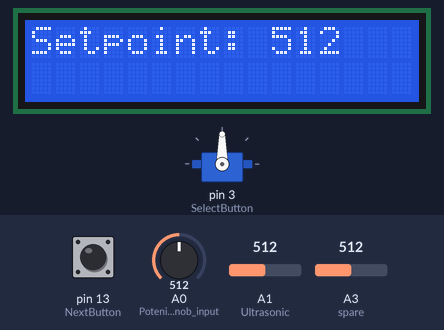
The sketch below on a simulated Arduino Uno, built with avr-gcc and run on an emulated ATmega328P. Shown: 16×2 character LCD, servo. Inputs (shaded band) come from the test bench; at power-on: pin 13 (NextButton) HIGH, A3 (spare) = 512, A0 (Poteniometer_Knob_input) = 512, A1 (Ultrasonic) = 512. What the sketch prints to the serial monitor is not drawn.

Above: at 2.7 s.
2.8 s: pin 13 (NextButton) pulled LOW for 0.15 s
At 3.9 s:
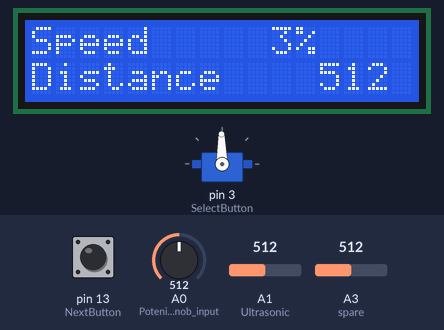
4.8 s: pin 13 (NextButton) pulled LOW for 1 s
At 6.2 s:
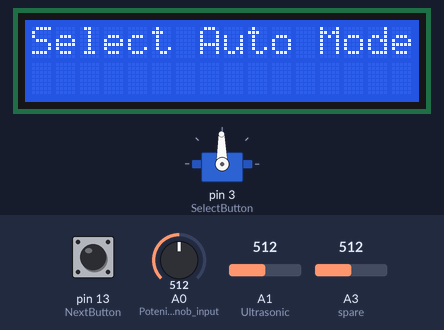
7.3 s: pin 13 (NextButton) pulled LOW for 3.2 s
At 8.9 s:
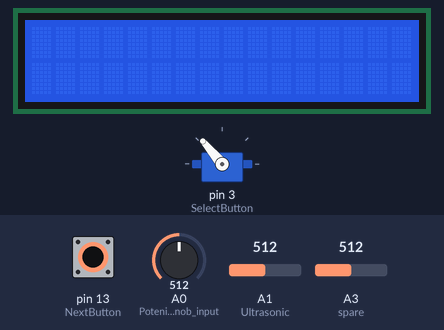
12.4 s: A3 (spare) set to 488
At 14.1 s:
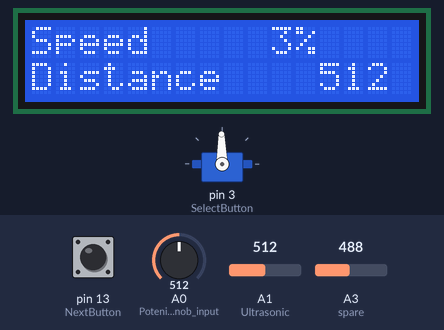
14.4 s: A0 (Poteniometer_Knob_input) set to 716
At 15.6 s:
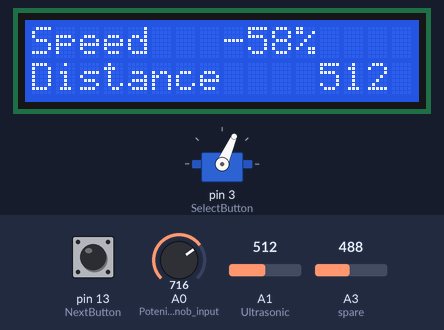
15.9 s: A0 (Poteniometer_Knob_input) set to 900
At 17.1 s:
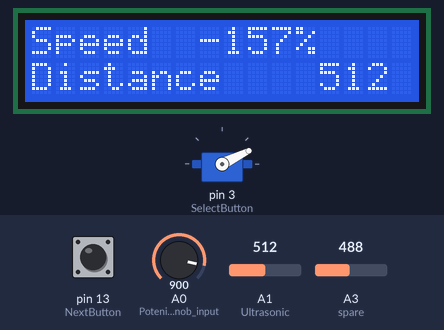
Timing chart, 0 to 18.4 s (numbered marks = the images above; inputs shaded):
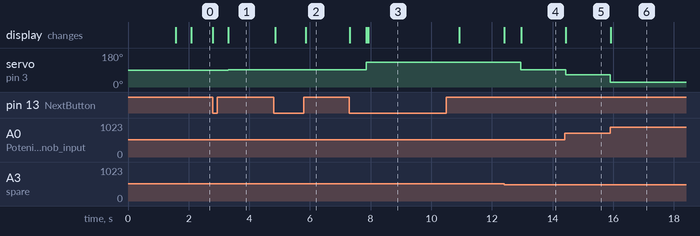

Measured:
- the behaviour switches between 501 and 500 on A3 (spare) (found by bisection; images 3 and 4)
- after the input at 2.8 s, servo on pin 3 (SelectButton): 90° → 91° after 0.51 s; the display: first changes at once (image 1 shows a later state)
- after the input at 4.8 s, the display: first changes after 0.05 s (image 2 shows a later state)
- after the input at 7.3 s, servo on pin 3 (SelectButton): 91° → 130° after 0.56 s; the display: changes at once (image 3)
- after the input at 12.4 s, servo on pin 3 (SelectButton): 130° → 91° after 0.56 s; the display: first changes at once (image 4 shows a later state)
- after the input at 14.4 s, servo on pin 3 (SelectButton): 91° → 66° at once; the display: changes at once (image 5)
- after the input at 15.9 s, servo on pin 3 (SelectButton): 66° → 26° at once; the display: changes at once (image 6)

The sketch:

PID_Pong.ino.ino
```cpp
// Arduino based debugging tool for a FIRST robot.
// Copywright FIRST Robotics Team 997 Corvallis Oregon 3/20/2013
// This code is provided free for use to any FIRST robotics team.  Feel free to modify or extend this code, but please let us
// know what you have done, and please keep a reference to our website in the code and the about menu.
// http://chsrobotics.org/

// Finally this is the start of the real code.
// Include some libraries that will be used later:
#include <LiquidCrystal.h>    // Needed to drive our LCD display
#include <Servo.h>            // For outputting PWM signals
#include <PID_v1.h>

Servo myservo1;               // create servo object to control a servo

// Define some constants to provide an easy place to remap the I/O or adjust some other variables.
// This should be handy if anyone develops custom hardware and wants to use this code.
const int PanelKnob = 0;      // analog pin used to read a potentiometer input that controls PWM
const int AnalogIO1 = 1;      // analog pin used to test various analog sensors, etc
const int NextButton = 13;    //
const int SelectButton = 3;   //
const int OptionButton1 = 0;  //
const int OptionButton2 = 1;  //
const int PWMOut1 = 3;        //
const int Debounce = 500;     // The number of miliseconds to wait to prevent skipping multiple menus
const int LoopDelay = 50;
const int servoMin = 130;     // Fast enough so the ball floats down (not too fast)
const int servoMax = 135;     // jast fast enough to have the ball float up
const int servoStop = 90;     // Servo neutral (stop) position.

// initialize the LCD library with the numbers of the interface pins. Don't change these pin numbers
// they are set up for the connections on the SuperTester board as it maps to a standard arduino uno.
LiquidCrystal lcd(8, 9, 4, 5, 6, 7);

// And define some variables needed for this particular LCD shield
int ButtonVoltage = 0;
int ButtonPressed = 0;
int Backlight = 5;
int fadeValue = 255;
int setpoint  = 0;

// Control variables for this program
int mode = 0; // Mode 0 = Manual, 1 = Autonomous
int state = 0;  // convert operations to a state machine.


// This is the tester setup function that runs at powerup.
// Any setup code that only needs to run once goes here.  This includes the splash screen which can be customized
// to show other team names or numbers.
void setup() {

  // Set up the LCD and push on the splash screen...
  lcd.begin(16, 2);              // set LCD library for the number of cols and rows on display.
  lcd.setCursor (0,0);           // set the cursor to column 0, line 0
  lcd.print("PID Pong");         // Print a Flash Screen message to the LCD.  (May be customized as desired)
  lcd.setCursor (0,1);           // Position for the second line of text
  lcd.print("v0.0");             // Print line 2 of the flash screen  (May be customized as desired)

  // Initalize some inputs and outputs
  pinMode(0, INPUT);             // spare...
  pinMode(1, INPUT);             //
  pinMode(2, INPUT);             // spare...

  digitalWrite(OptionButton1, HIGH);      // set pullup on pin for front panel option button 1
  digitalWrite(OptionButton2, HIGH);      // set pullup on pin for button 2
  digitalWrite(SelectButton, HIGH);       // set pullup on pin for the select button
  digitalWrite(NextButton, HIGH);         // set pullup for the NEXT button

  pinMode(A0, INPUT);                     // Poteniometer Knob input
  pinMode(A1, INPUT);                     // Ultrasonic (Maxbotics MAX1033) input
  pinMode(A2, INPUT);                     // spare...
  pinMode(A3, INPUT);                     // spare...

  // Wait a short time to allow the Flash Screen to be read before running the main prog.
  delay(1500);
  Clearscreen();

  // Initialize Fan Motor to off.
  pinMode(PWMOut1, OUTPUT);
  myservo1.attach(PWMOut1);        // attaches pin identified as PWMOut1 to the first servo object

  // state variables
  mode = 0;  // default is manual mode
  state = 0; // startup state

  // for debugging.  Maybe later PC control.
  Serial.begin(9600);
}

// This is the main program loop which just cycles through each state then starts over.
void loop() {
  // initialize and startup in loop... these things can't be in the startup() code???
  if (state == 0) {
    myservo1.write(90);              // Make sure that PWM outputs start with motors turned off
    ZeroKnob(PanelKnob);             // make sure that the control knob is centered before starting output
    setpoint = SetSetpoint();
    state = 1;
  }

  // main running state...
  if (state == 1) {
    if (mode == 0) {
      MyPWMOUT();
      Myanalog();
    }

    if (mode == 1) {
      PositionControl(setpoint);
    }
    state=2;
  }

  // Switch modes...
  if (state == 2){
    // mode switcher...
    if (digitalRead(NextButton) == LOW) {
      Clearscreen();
      delay(Debounce);
      while (digitalRead(NextButton) == LOW) {
        delay(Debounce);
      }

      if (mode == 0) {
        mode = 1;
        Waitforinput("Select Auto Mode");
        }
      else {
        mode = 0;
        Waitforinput("Sel. Manual Mode");
        }

        delay(Debounce);
      }
  }
  state=1;
  delay(LoopDelay);
}

// Any more sub menues should go here.


// Warning.  Be careful with strings.  there is only 2K of RAM and strings are stored in RAM.  If it is used up,
// the tester can act erraticlly.  These following functions help reduce the need for storing lots of blanks
// in strings by providing an easy way to clear various areas of the display.
// First, a function used to clear a defined number of spaces of the LCD screen from curent curser position.
void Clearspace(int space){    // Clear "space" number of positions
  for (int Location = 0; Location <= space; Location++) {
  lcd.print(" ");    // Print blanks
  }
}

// A function used to clear a full line of the LCD screen.  You can pass any integer to this function, but
// since the tester uses a two line display, only  Clearline(0);, and Clearline(1); would make any sense.
void Clearline(int line){              // Pass the line number to clear
  lcd.setCursor (0,line);              // Start at the first space
  Clearspace(16);                      // Print a bunch of blanks
}                                      // and return

// A simple function used to clear both lines of the LCD screen
void Clearscreen(){
  Clearline(0);
  Clearline(1);
}

// This function is the basis of the user interface.  It allows you to pass a string to use as a menu title.
// It displays the menu, and then enters a loop and waits for user input.  Depending on the input, it returns
// with a value of either true or false.  This makes it easy to use this function with an IF statement to
// either run or skip individual tester functions.
boolean Waitforinput(char* chars)
{
  Clearscreen();
  lcd.setCursor (0,0);                           // Position for writing to screen
  lcd.print(chars);                              // Label what function we are on
  delay(Debounce);                               // Wait a short time to reduce chance of skipping commands
  ButtonVoltage = analogRead(SelectButton);      // read the button input value that will be used to exit this fucntion
  while ( (ButtonVoltage > 500) && (digitalRead(NextButton) == HIGH) )
  {
    ButtonVoltage = analogRead(SelectButton);    // read the button input value that will be used to exit this fucntion
  }
  return ExitWait();                             // Exit the function and return a value based on what button was hit
}


// This is a copy of the Waitforinput function, but modified to work with sub menus.  There is probably a much more
// elegant way to combine this with the Waitforinput function, but for now this is a quick way to impliment sub menus.
boolean WaitforinputSub(char* chars)
{
  lcd.setCursor (0,1);                           // Position for writing to screen
  lcd.print(chars);                              // Label what function we are on
  Clearspace(10);                                // Make sure the rest of the line is empty
  delay(Debounce);                               // Wait a short time to reduce chance of skipping commands
  ButtonVoltage = analogRead(SelectButton);      // read the button input value that will be used to exit this fucntion
  while ( (ButtonVoltage > 500) && (digitalRead(NextButton) == HIGH) )
  {
    ButtonVoltage = analogRead(SelectButton);    // read the button input value that will be used to exit this fucntion
  }
  return ExitWait();                             // Exit the function and return a value based on what button was hit
}

// A small function to help simplify the various wait for input functions.
// It clears the screen, reads what button was pressed, and then decides what value to return
// to tell the calling function if the displayed menu choice should be executed or skipped.
boolean ExitWait()                       // Small function to help simplify the wait for input functions
{
  Clearscreen();
  lcd.setCursor (0,0);

  if (digitalRead(NextButton) == HIGH)  // If the Select button was hit, return true
  {
    return true;
  }
  else                                  // Otherwise NEXT was hit so return false
  {
    return false;
  }
}

// This function is used to help setup the display for showing a submenu.  This portion only clears
// the screen and displays the top level menu.  When used with Waitforinputsub the display should show
// the top level menu on the first line, and a submenu on the second line.
void topMenu(char* chars)
{
  Clearscreen();
  lcd.setCursor (0,0);                // Position for writing to screen
  lcd.print(chars);                   // Label what function we are on
}


// This function is used to read the potentiometer when you want +/- control around a center off position.
// It is designed to return a scaled potentiometer input while adding a slight dead band in the middle.
// This should give the tester a larger and more stable center off position.
// It returns the potentiometer reading converted to a scale of -1000 to 1000 with a slight dead band around 0.
// You pass an analog port number to the function so that it can also be used with external potentiometers.
// Recently increased the deadband to +- 200 to allow better zeroing with cheap potentiometers.  This could be
// reduced depending on the tolerence of the parts used to build the tester.
int ReadPot(int AlogPort)
{
  int ain;                                        // a variable to store the analog input value
  ain = analogRead(AlogPort);                     // reads the value of the potentiometer (value between 0 and 1023)
  ain = map(ain, 0, 1023, -1200, 1200);           // scale it to +/- 1200
   if ((ain <= 200 ) && (ain >= -200))  ain = 0;  // Remove any values +/- 200 around the center position
   else if (ain > 200)  ain = ain - 200;          // Suntract 100 from the magnitude in both directions
   else if (ain < -200)  ain = ain + 200;         // This should leave the output approx +/- 1000
   if (ain > 1000)  ain = 1000;                   // Ensure that the result is never more than +/- 1000
   else if (ain < -1000)  ain = -1000;
   return ain;
}

// A fuction that checks the knob input to see if it was centered.  If not, it tells the user to center
// the knob and hit next.  It can be handy if you want to force the user to start from a null output to the
// motor controllers.
void ZeroKnob(int AnPort)
{
  int ain;                                  // a variable to store the analog input value
  ain = ReadPot(AnPort);                    // reads the value of the potentiometer (value between 0 and 1023)
  if (ain != 0)
  {
    while ((ain != 0)  ||  (  (digitalRead(NextButton) == HIGH) )) {
      lcd.setCursor (0,0);                  // Set up the labels on screen.
      lcd.print ("Center knob then");
      lcd.setCursor (0,1);
      lcd.print ("hit Next ");
      printjustify(ain);
      lcd.print ("  ");
      ain = ReadPot(AnPort);                // reads the value of the potentiometer (value between 0 and 1023)
  }
 }
 delay(Debounce);                           // Wait a short time to reduce the chance you skip multiple states
}

// Read an analog port (passed parameter) and return the reading scaled for use as a PWM output
int Servoscale(int alogport)
{
    int ain;                                       // a variable to store the analog input value
    int pwmout;                                    // a variable to store the planned output PWM value
    pwmout = map(ReadPot(alogport), -1000, 1000, 0, 180);  // Read and scale analog input to a value between 0 and 180 for PWM output (Not 179 to gaurantee full scale)
    if (pwmout > 179) pwmout = 179;                // used for PWM output to account for potentiometers sometimes not reading full scale
    return pwmout;                                 // Return the current output valued for displaying on the screen
}

// This function initalizes some I/O pins for use as servo outputs.
void SetupServos()
{
  pinMode(PWMOut1, OUTPUT);
  myservo1.attach(PWMOut1);        // attaches pin identified as PWMOut1 to the first servo object
  myservo1.write(90);              // Make sure that PWM outputs start with motors turned off
}

// This function releases the I/O ports from use as servo outputs.
void ClearServos()
{
  myservo1.write(90);                     // turn off motor controllers when this routine exits.  Just to be sure.
  myservo1.detach();                      // detach servo object so that this pin can be used for other things
}

// This function is designed to read the potentiometer and then output PWM control signals on two seperate
// I/O ports.  One output is in the reverse direction of the other since the positive rotation direction for any motor
// is aribtrary and is based on the specific gearing and wiring on each robot.  Having two seperate outputs that
// are the inverse of each other can be handy particularly when trying to motor motion to match encoder readings.
int ServoOut()
{
    int pwmout;                                    // a variable to store the planned output PWM value
    pinMode(PWMOut1, OUTPUT);                      // Initalize the servo outputs
    pwmout = Servoscale(PanelKnob);                // Read analog input to a value
    pwmout = map(pwmout, 179, 0, 0, 185);          // Reverse the direction of pwmout
    myservo1.write(pwmout);                        // Outputs the servo control according to the scaled value
    return pwmout;                                 // Return the current output valued for displaying on the screen
}

int SetSetpoint()
{
  int setpoint = 0;                              // a variable to store the analog input value
  Clearscreen();
  while (digitalRead(NextButton) == HIGH) {
      lcd.setCursor (0,0);                  // Set up the labels on screen.
      lcd.print ("Setpoint:");
      setpoint = analogRead(A0);                // reads the value of the potentiometer (value between 0 and 1023)
      printjustify(setpoint);
  }
  lcd.setCursor(0,1);
  lcd.print("AutoMode");
  while (digitalRead(NextButton) == LOW) {
    delay(500);
  }
  Clearscreen();
  return setpoint;
}

int LimitServo()
{
    int pwmout;                                    // a variable to store the planned output PWM value
    pinMode(PWMOut1, OUTPUT);                      // Initalize the servo outputs
    pwmout = Servoscale(PanelKnob);                // Read analog input to a value
    pwmout = map(pwmout, 179, 0, 0, 185);          // Reverse the direction of pwmout
    myservo1.write(pwmout);                        // Outputs the servo control according to the scaled value
    return pwmout;                                 // Return the current output valued for displaying on the screen
}

// learning:  Ultrasonic response is too slow to react to the the ball moving
// at even a moderate speed.  Need to set a max speed by setting max and min fan speed.
//
void PositionControl(int setpoint) {
  Clearscreen();
    setpoint = analogRead(A0);
    int position = analogRead(A1);
    int error = position - setpoint;
    lcd.setCursor(0,0);
    lcd.print("Position: ");
    lcd.print(position);
    lcd.setCursor(0,1);
    lcd.print("Error : ");
    lcd.print(error);

    if (error > 0) {
      myservo1.write(servoMax);
    } else {
      myservo1.write(servoMin);
    }
    delay(LoopDelay);
}

// A routine to right justify numbers when they are displayed
// This feature is not yet used universally by all functions
void printjustify(int n)
{
  if (abs(n)<1000) {
    lcd.print(" ");
    if (abs(n)<100) {
      lcd.print(" ");
      if (abs(n)<10) {
        lcd.print(" ");
        if (abs(n)<0) {
          lcd.print(" ");
        }
      }
    }
  }
  lcd.print(n);
}

// This subroutine is designed to output a PWM signal on a I/O pin.
void MyPWMOUT(){
  int pwmsent;                             // Variable to store the value that was output to the PWM port
  int pwmin;                               // Variable used to decode any PWM signal that was read.
  pwmsent = ServoOut();                  // Outputs out two servo signals one the inverse of the other
  lcd.setCursor (0,0);
  lcd.print ("Speed ");                     // Label the output
  if (pwmsent > 90)  lcd.print (" ");        // Adjust location to account for minus sign
  pwmsent = map(pwmsent, 0, 179, -220, 220); // scale the output to read -100 % to 100%
  printjustify(pwmsent);
  lcd.print ("%");
  return;
}

// Read and display two analog input channels
void Myanalog(){
  int ain;                                   // a variable to store the analog input value
  int aout;
  lcd.setCursor (0,1);
  lcd.print ("Distance ");
  ain = analogRead(A1);                      // reads the analog input (value between 0 and 1023)
  //ain = map(ain, 0, 1023, 0, 5000);          // scale input to read in voltage 0 to 5v
  //aout = int(ain * 5 / 4.88);
  Serial.print("Distance: ");
  Serial.println(ain);
  lcd.setCursor (11,1);
  printjustify(ain);
  return;
}
```
